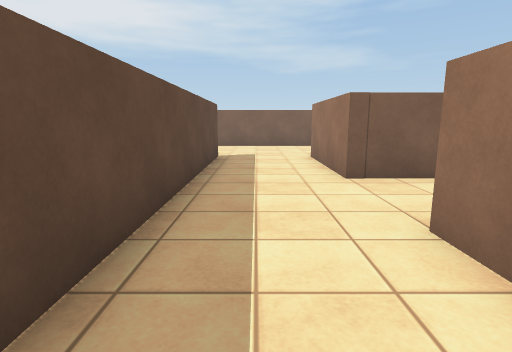
View 1 (above)

20 first-person views from a walk through a 3-D level made in the Unity game engine. The camera is 1.2 m above the floor, tilts 10° down and sees 80° across. The floor is counted in squares, 1 m on a side. Each view is taken from the middle of a square. On the plan, view 1 faces up. The plan holds only what a view shows up to about 13 squares ahead; the rest is blank. Surface patterns are stand-ins for the level's own textures.

View 2
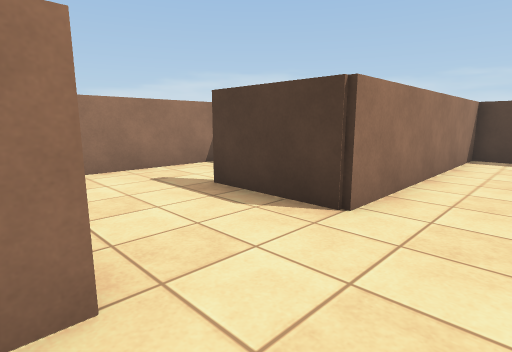

View 3
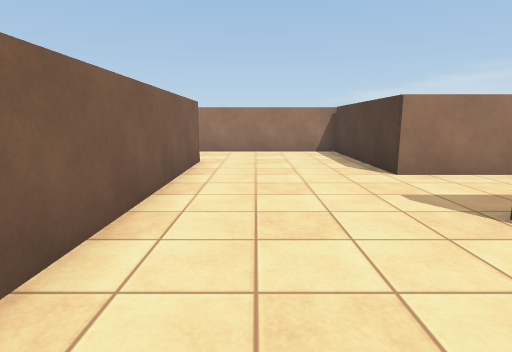

View 4
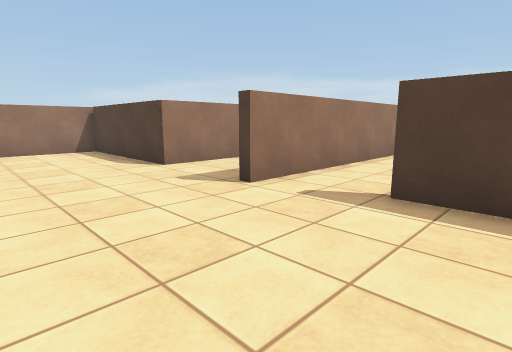

View 5
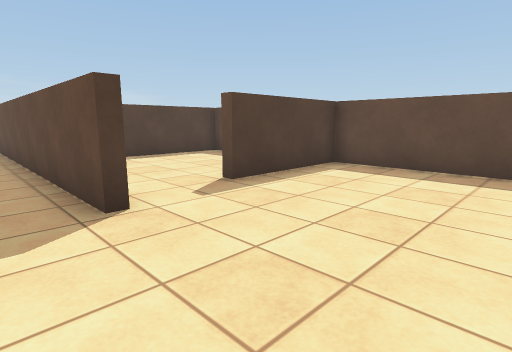

View 6
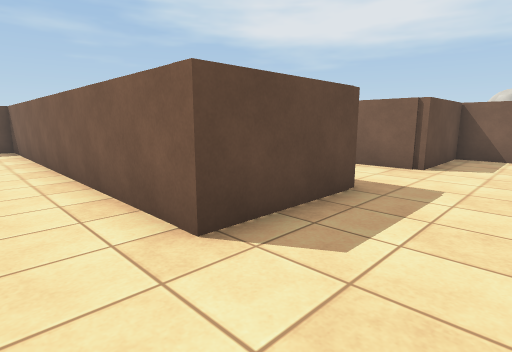

View 7
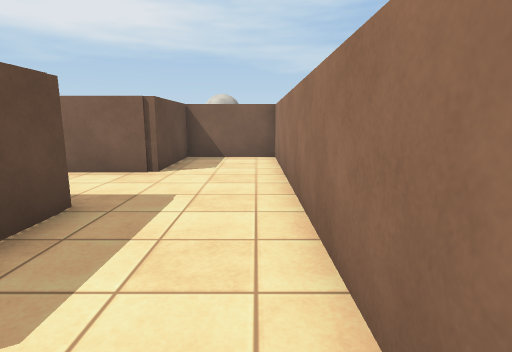

View 8
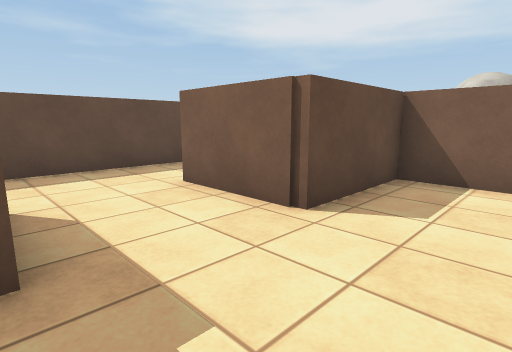

View 9
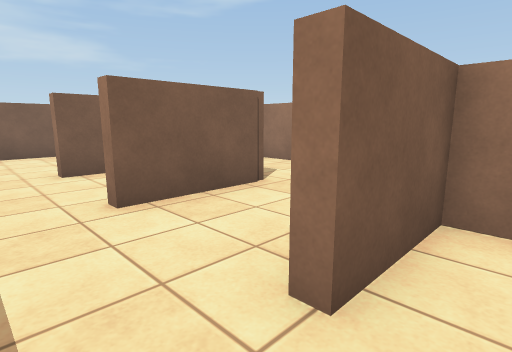

View 10
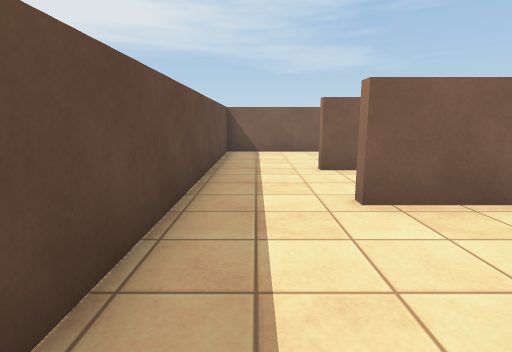

View 11
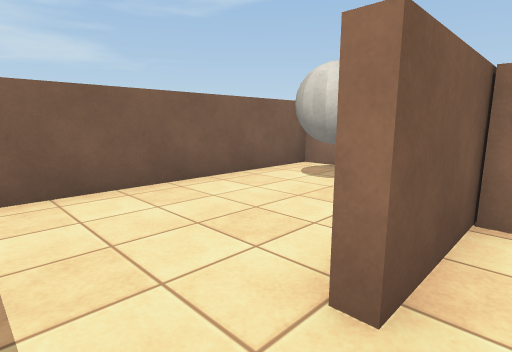

View 12
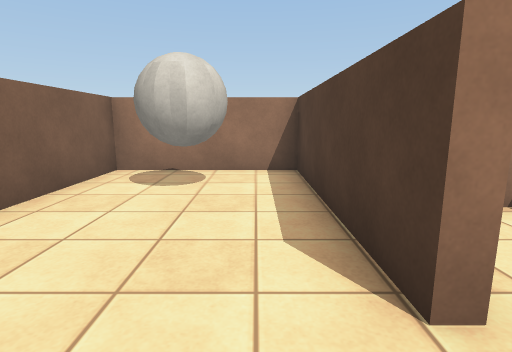

View 13
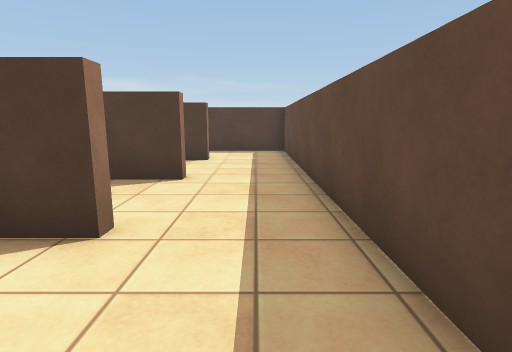

View 14
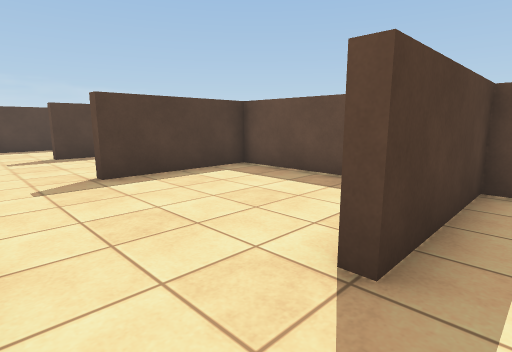

View 15
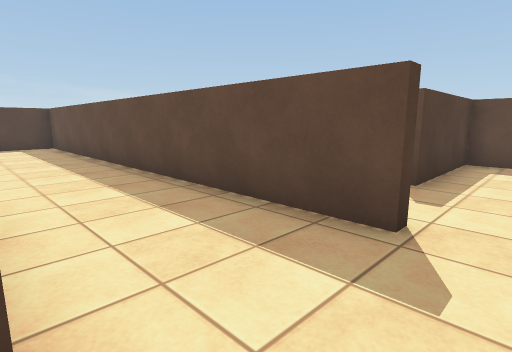

View 16
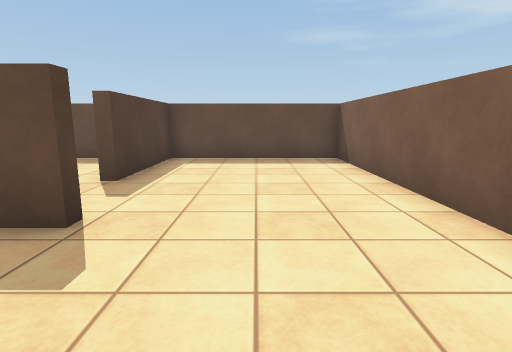

View 17
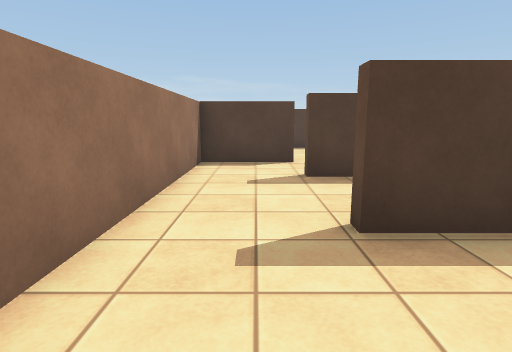

View 18
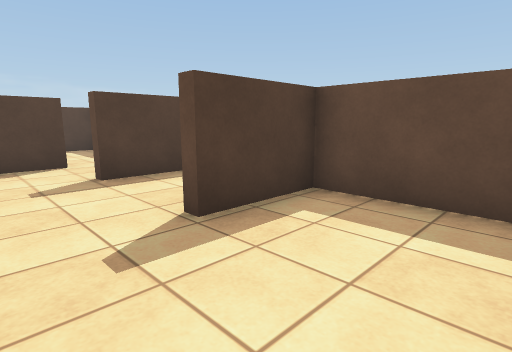

View 19
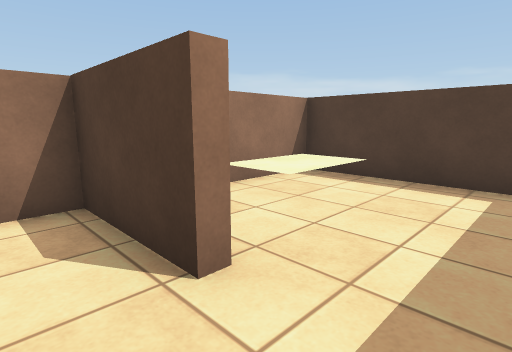

View 20
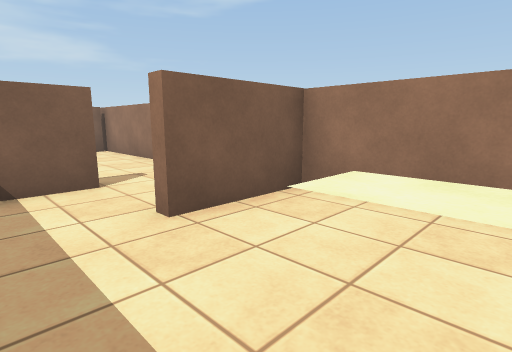

### Floor plan
Ten units are one square. View 1 is at (0, 0); x grows to the right and y downward. Boxes are objects, and circles mark ways between rooms. Rooms are numbered by the first view taken in them; rooms with no view inside come last. Other rooms are left out.
<svg viewBox="-87 -310 169 360">
<path fill="none" stroke="#000" d="M39 -65 19 -65M49 -4 49 -8 77 -8 77 -110M-12 -66 -12 34M23 -98 23 -68 49 -68 49 -64M-4 45 19 45 19 -33 49 -33 49 -30 34 -30M15 -192 24 -192M44 -192 44 -157 -82 -157 -82 -101 -42 -101 -42 -98M-17 -96 -17 -108 -12 -108 -12 -66M-12 -216 -12 -196M77 -110 77 -256 40 -256M19 -65 19 -108 75 -108M46 -256 46 -223 16 -223M-12 -196 -12 -161 20 -161M40 -182 40 -189 15 -189M16 -223 16 -227 31 -227M-12 -255 -12 -216M40 -256 16 -256M16 -256 16 -260 77 -260 77 -305 -12 -305 -12 -255M26 45 77 45 77 -4 49 -4M-82 -78 -82 -43 -42 -43M-17 -44 -17 -96"/>
<rect x="45" y="-295" width="20" height="20" fill="#bbb"><title>other object</title></rect>
<circle cx="5" cy="-60" r="3" fill="#2a7"/>
<circle cx="35" cy="-10" r="3" fill="#2a7"/>
<circle cx="5" cy="-190" r="3" fill="#2a7"/>
<circle cx="5" cy="-225" r="3" fill="#2a7"/>
<circle cx="-35" cy="-100" r="3" fill="#2a7"/>
<circle cx="5" cy="-260" r="3" fill="#2a7"/>
<text x="30" y="-40">1</text>
<text x="10" y="-150">2</text>
<text x="10" y="-180">3</text>
<text x="10" y="-240">4</text>
<text x="30" y="-280">5</text>
<text x="50" y="20">6</text>
<text x="-50" y="-70">7</text>
</svg>
Room 1 opens to room 2. Room 1 opens to room 6. Room 2 opens to room 3. Room 2 opens to room 4. Room 2 opens to room 7. Room 4 opens to room 5.

Where each view was taken, in squares from view 1:
view 1: 0 up, 0 right, facing up
view 2: 7 up, 0 right, facing down-right
view 3: 14 up, 5 left, facing right
view 4: 15 up, 6 left, facing down-right
view 5: 15 up, 0 right, facing down-left
view 6: 14 up, 7 right, facing up-left
view 7: 15 up, 7 right, facing up
view 8: 19 up, 7 right, facing up-left
view 9: 18 up, 0 right, facing up-right
view 10: 18 up, 0 right, facing up
view 11: 25 up, 0 right, facing up-right
view 12: 27 up, 0 right, facing right
view 13: 29 up, 0 right, facing down
view 14: 11 up, 2 left, facing down-left
view 15: 12 up, 2 right, facing down-left
view 16: 13 up, 2 right, facing left
view 17: 10 up, 6 right, facing down
view 18: 10 up, 7 right, facing down-left
view 19: 2 up, 3 right, facing down-right
view 20: 3 down, 3 right, facing up-right
